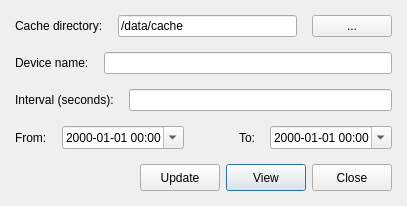
<?xml version="1.0" encoding="UTF-8"?>
<ui version="4.0">
 <class>LogViewerUI</class>
 <widget class="QDialog" name="LogViewerUI">
  <property name="geometry">
   <rect>
    <x>0</x>
    <y>0</y>
    <width>406</width>
    <height>163</height>
   </rect>
  </property>
  <property name="windowTitle">
   <string>Log viewer</string>
  </property>
  <layout class="QVBoxLayout" name="verticalLayout">
   <item>
    <layout class="QHBoxLayout" name="_2">
     <item>
      <widget class="QLabel" name="textLabel_x">
       <property name="text">
        <string>Cache directory:</string>
       </property>
       <property name="wordWrap">
        <bool>false</bool>
       </property>
      </widget>
     </item>
     <item>
      <widget class="QLineEdit" name="logfileDir">
       <property name="text">
        <string>/data/cache</string>
       </property>
      </widget>
     </item>
     <item>
      <widget class="QPushButton" name="selectDir">
       <property name="sizePolicy">
        <sizepolicy hsizetype="Preferred" vsizetype="Fixed">
         <horstretch>0</horstretch>
         <verstretch>0</verstretch>
        </sizepolicy>
       </property>
       <property name="text">
        <string>...</string>
       </property>
      </widget>
     </item>
    </layout>
   </item>
   <item>
    <layout class="QHBoxLayout">
     <item>
      <widget class="QLabel" name="label">
       <property name="text">
        <string>Device name:</string>
       </property>
      </widget>
     </item>
     <item>
      <widget class="QLineEdit" name="device"/>
     </item>
    </layout>
   </item>
   <item>
    <layout class="QHBoxLayout" name="horizontalLayout_2">
     <item>
      <widget class="QLabel" name="label_4">
       <property name="text">
        <string>Interval (seconds):</string>
       </property>
      </widget>
     </item>
     <item>
      <widget class="QLineEdit" name="interval"/>
     </item>
    </layout>
   </item>
   <item>
    <layout class="QHBoxLayout" name="horizontalLayout">
     <item>
      <widget class="QLabel" name="label_2">
       <property name="sizePolicy">
        <sizepolicy hsizetype="Fixed" vsizetype="Preferred">
         <horstretch>0</horstretch>
         <verstretch>0</verstretch>
        </sizepolicy>
       </property>
       <property name="text">
        <string>From:</string>
       </property>
      </widget>
     </item>
     <item>
      <widget class="QDateTimeEdit" name="fromdate">
       <property name="displayFormat">
        <string>yyyy-MM-dd HH:mm</string>
       </property>
       <property name="calendarPopup">
        <bool>true</bool>
       </property>
      </widget>
     </item>
     <item>
      <spacer name="horizontalSpacer">
       <property name="orientation">
        <enum>Qt::Horizontal</enum>
       </property>
       <property name="sizeType">
        <enum>QSizePolicy::Fixed</enum>
       </property>
       <property name="sizeHint" stdset="0">
        <size>
         <width>40</width>
         <height>20</height>
        </size>
       </property>
      </spacer>
     </item>
     <item>
      <widget class="QLabel" name="label_3">
       <property name="sizePolicy">
        <sizepolicy hsizetype="Fixed" vsizetype="Preferred">
         <horstretch>0</horstretch>
         <verstretch>0</verstretch>
        </sizepolicy>
       </property>
       <property name="text">
        <string>To:</string>
       </property>
      </widget>
     </item>
     <item>
      <widget class="QDateTimeEdit" name="todate">
       <property name="displayFormat">
        <string>yyyy-MM-dd HH:mm</string>
       </property>
       <property name="calendarPopup">
        <bool>true</bool>
       </property>
      </widget>
     </item>
    </layout>
   </item>
   <item>
    <layout class="QHBoxLayout">
     <property name="spacing">
      <number>6</number>
     </property>
     <property name="margin">
      <number>0</number>
     </property>
     <item>
      <spacer>
       <property name="orientation">
        <enum>Qt::Horizontal</enum>
       </property>
       <property name="sizeType">
        <enum>QSizePolicy::Expanding</enum>
       </property>
       <property name="sizeHint" stdset="0">
        <size>
         <width>141</width>
         <height>27</height>
        </size>
       </property>
      </spacer>
     </item>
     <item>
      <widget class="QPushButton" name="updateBtn">
       <property name="sizePolicy">
        <sizepolicy hsizetype="Preferred" vsizetype="Minimum">
         <horstretch>0</horstretch>
         <verstretch>0</verstretch>
        </sizepolicy>
       </property>
       <property name="text">
        <string>Update</string>
       </property>
      </widget>
     </item>
     <item>
      <widget class="QPushButton" name="viewBtn">
       <property name="sizePolicy">
        <sizepolicy hsizetype="Preferred" vsizetype="Minimum">
         <horstretch>0</horstretch>
         <verstretch>0</verstretch>
        </sizepolicy>
       </property>
       <property name="text">
        <string>View</string>
       </property>
       <property name="shortcut">
        <string>Alt+G</string>
       </property>
       <property name="autoDefault">
        <bool>false</bool>
       </property>
       <property name="default">
        <bool>true</bool>
       </property>
      </widget>
     </item>
     <item>
      <widget class="QPushButton" name="closeBtn">
       <property name="sizePolicy">
        <sizepolicy hsizetype="Preferred" vsizetype="Minimum">
         <horstretch>0</horstretch>
         <verstretch>0</verstretch>
        </sizepolicy>
       </property>
       <property name="text">
        <string>Close</string>
       </property>
       <property name="shortcut">
        <string>Alt+Q</string>
       </property>
       <property name="autoDefault">
        <bool>false</bool>
       </property>
      </widget>
     </item>
    </layout>
   </item>
  </layout>
 </widget>
 <layoutdefault spacing="15" margin="15"/>
 <tabstops>
  <tabstop>viewBtn</tabstop>
  <tabstop>closeBtn</tabstop>
 </tabstops>
 <resources/>
 <connections/>
</ui>
